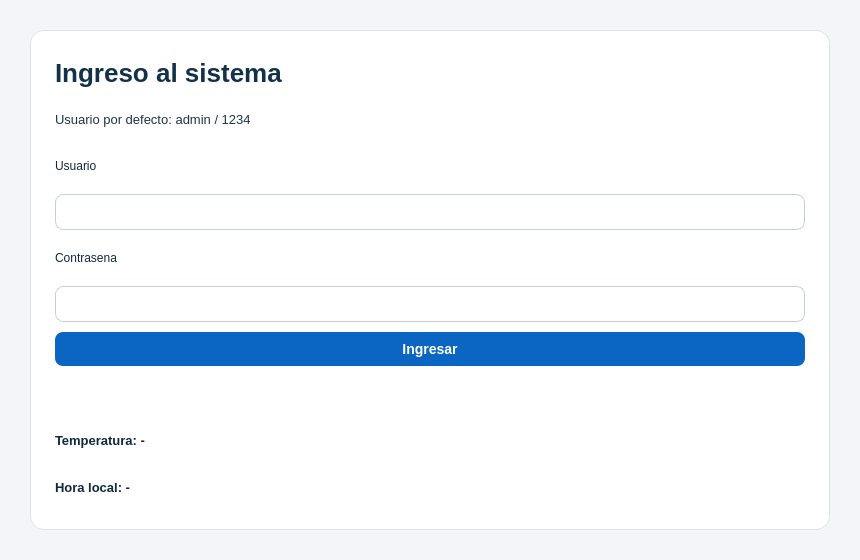
<?xml version="1.0" encoding="UTF-8"?>
<ui version="4.0">
 <class>Login</class>
 <widget class="QWidget" name="Login">
  <property name="geometry">
   <rect>
    <x>0</x>
    <y>0</y>
    <width>860</width>
    <height>560</height>
   </rect>
  </property>
  <property name="windowTitle">
   <string>Login con Clima</string>
  </property>
  <property name="styleSheet">
   <string notr="true">QWidget#Login {
    background-color: #f3f5f9;
}
QFrame#card {
    background: white;
    border: 1px solid #dce1ea;
    border-radius: 14px;
}
QLabel#lblTitulo {
    font-size: 26px;
    font-weight: 700;
    color: #12324a;
}
QLabel#lblSubtitulo {
    font-size: 13px;
    color: #1f3449;
}
QLabel {
    color: #13283b;
}
QLineEdit {
    border: 1px solid #c5cfdb;
    border-radius: 8px;
    padding: 8px;
    font-size: 14px;
}
QPushButton {
    background: #0a66c2;
    color: white;
    border: none;
    border-radius: 8px;
    padding: 9px;
    font-size: 14px;
    font-weight: 600;
}
QPushButton:disabled {
    background: #9aa8b9;
}
QLabel#lblEstado {
    color: #6f1414;
    font-size: 12px;
}
QLabel#lblClima, QLabel#lblHora {
    color: #10293f;
    font-size: 13px;
    font-weight: 600;
}</string>
  </property>
  <layout class="QHBoxLayout" name="horizontalLayout">
   <property name="leftMargin">
    <number>30</number>
   </property>
   <property name="topMargin">
    <number>30</number>
   </property>
   <property name="rightMargin">
    <number>30</number>
   </property>
   <property name="bottomMargin">
    <number>30</number>
   </property>
   <item>
    <widget class="QFrame" name="card">
     <layout class="QVBoxLayout" name="verticalLayout">
      <property name="spacing">
       <number>10</number>
      </property>
      <property name="leftMargin">
       <number>24</number>
      </property>
      <property name="topMargin">
       <number>24</number>
      </property>
      <property name="rightMargin">
       <number>24</number>
      </property>
      <property name="bottomMargin">
       <number>24</number>
      </property>
      <item>
       <widget class="QLabel" name="lblTitulo">
        <property name="text">
         <string>Ingreso al sistema</string>
        </property>
       </widget>
      </item>
      <item>
       <widget class="QLabel" name="lblSubtitulo">
        <property name="text">
         <string>Usuario por defecto: admin / 1234</string>
        </property>
       </widget>
      </item>
      <item>
       <widget class="QLabel" name="labelUsuario">
        <property name="text">
         <string>Usuario</string>
        </property>
       </widget>
      </item>
      <item>
       <widget class="QLineEdit" name="editUsuario"/>
      </item>
      <item>
       <widget class="QLabel" name="labelPassword">
        <property name="text">
         <string>Contrasena</string>
        </property>
       </widget>
      </item>
      <item>
       <widget class="QLineEdit" name="editPassword">
        <property name="echoMode">
         <enum>QLineEdit::Password</enum>
        </property>
       </widget>
      </item>
      <item>
       <widget class="QPushButton" name="btnIngresar">
        <property name="text">
         <string>Ingresar</string>
        </property>
       </widget>
      </item>
      <item>
       <widget class="QLabel" name="lblEstado">
        <property name="text">
         <string/>
        </property>
       </widget>
      </item>
      <item>
       <widget class="QLabel" name="lblClima">
        <property name="text">
         <string>Temperatura: -</string>
        </property>
       </widget>
      </item>
      <item>
       <widget class="QLabel" name="lblHora">
        <property name="text">
         <string>Hora local: -</string>
        </property>
       </widget>
      </item>
     </layout>
    </widget>
   </item>
  </layout>
 </widget>
 <resources/>
 <connections/>
</ui>
